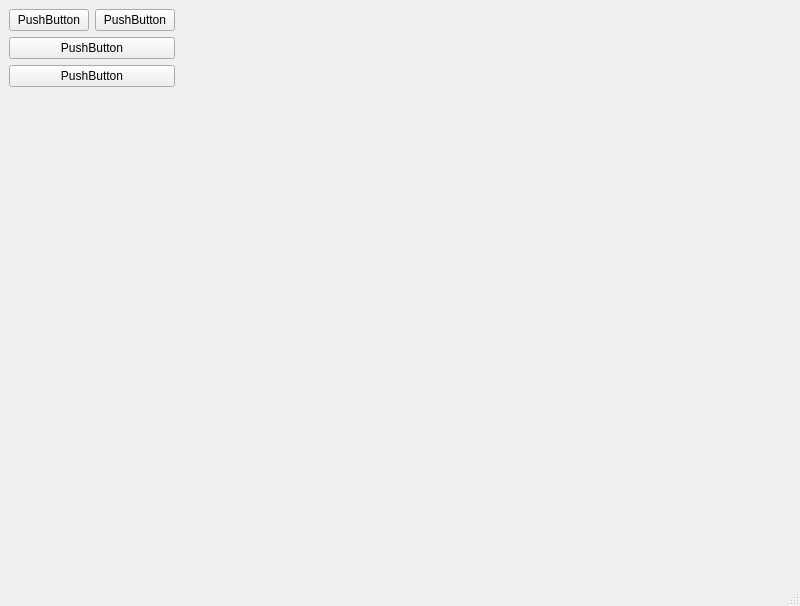
<?xml version="1.0" encoding="UTF-8"?>
<ui version="4.0">
 <class>MainWindow</class>
 <widget class="QMainWindow" name="MainWindow">
  <property name="geometry">
   <rect>
    <x>0</x>
    <y>0</y>
    <width>800</width>
    <height>606</height>
   </rect>
  </property>
  <property name="windowTitle">
   <string>MainWindow</string>
  </property>
  <widget class="QWidget" name="centralwidget">
   <layout class="QFormLayout" name="formLayout">
    <item row="0" column="0">
     <layout class="QVBoxLayout" name="verticalLayout">
      <item>
       <layout class="QHBoxLayout" name="horizontalLayout">
        <item>
         <widget class="QPushButton" name="pushButton">
          <property name="text">
           <string>PushButton</string>
          </property>
         </widget>
        </item>
        <item>
         <widget class="QPushButton" name="pushButton_3">
          <property name="text">
           <string>PushButton</string>
          </property>
         </widget>
        </item>
       </layout>
      </item>
      <item>
       <widget class="QPushButton" name="pushButton_4">
        <property name="text">
         <string>PushButton</string>
        </property>
       </widget>
      </item>
      <item>
       <widget class="QPushButton" name="pushButton_2">
        <property name="text">
         <string>PushButton</string>
        </property>
       </widget>
      </item>
     </layout>
    </item>
   </layout>
  </widget>
  <widget class="QMenuBar" name="menubar">
   <property name="geometry">
    <rect>
     <x>0</x>
     <y>0</y>
     <width>800</width>
     <height>33</height>
    </rect>
   </property>
  </widget>
  <widget class="QStatusBar" name="statusbar"/>
 </widget>
 <resources/>
 <connections/>
</ui>
